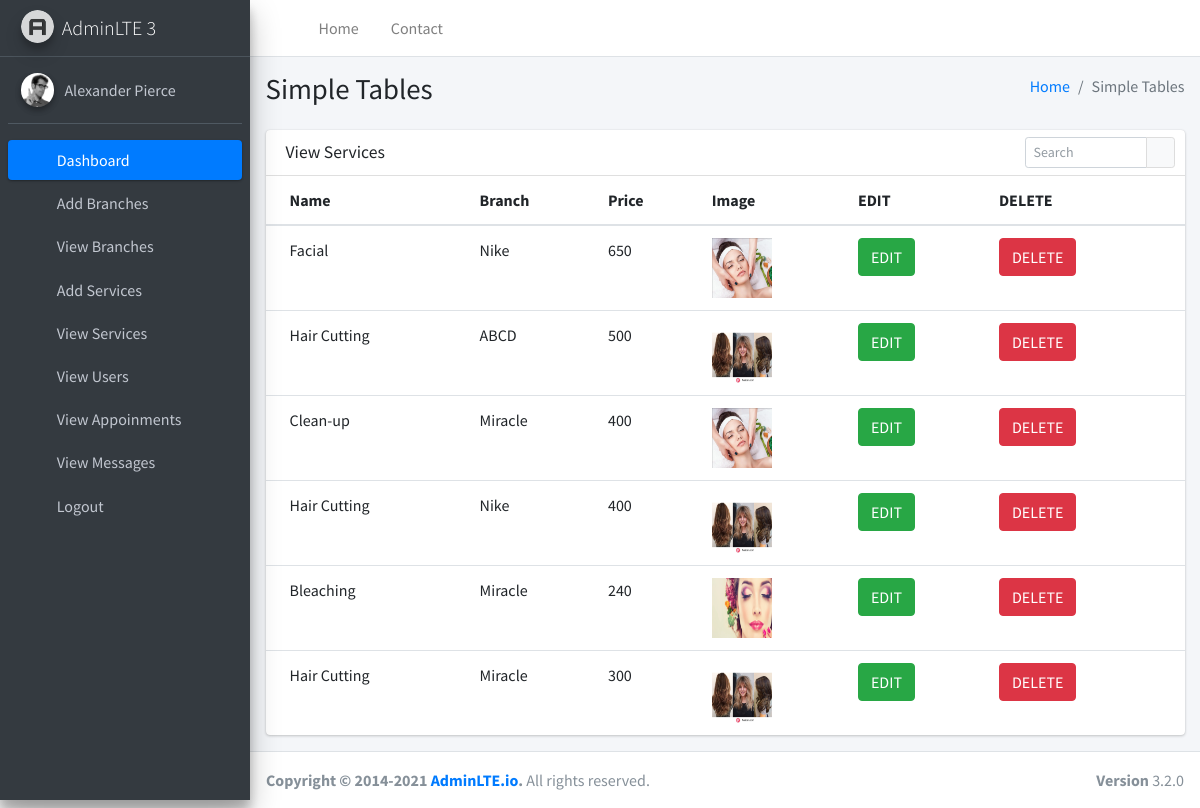
Screenshot of /viewservices/ with the database file from the repository.
### Adminapp/models.py (models this page shows)
class Serverdb(models.Model):
    name = models.CharField(max_length=20)
    branch = models.CharField(max_length=30)
    price = models.IntegerField()
    image = models.ImageField(upload_to = 'Image',default = "null.jpg")

### Adminapp/views.py (the view)
# urls.py: path('viewservices/',views.viewservices,name='viewservices'),
def viewservices(request):
    data = Serverdb.objects.all()
    return render(request,'viewservices.html',{'data':data} )

### Adminapp/templates/viewservices.html (shortened to what this page needs)
{% extends 'adminindex.html' %}
    {% block content %}
    <section class="content-header">
      <div class="container-fluid">
        <div class="row mb-2">
          <div class="col-sm-6">
            <h1>Simple Tables</h1>
          </div>
          <div class="col-sm-6">
            <ol class="breadcrumb float-sm-right">
              <li class="breadcrumb-item"><a href="#">Home</a></li>
              <li class="breadcrumb-item active">Simple Tables</li>
            </ol>
          </div>
        </div>
      </div>
    </section>
    <section class="content">
      <div class="container-fluid">
        <div class="row">
          <div class="col-12">
            <div class="card">
              <div class="card-header">
                <h3 class="card-title">View Services</h3>
                <div class="card-tools">
                  <div class="input-group input-group-sm" style="width: 150px;">
                    <input type="text" name="table_search" class="form-control float-right" placeholder="Search">
                    <div class="input-group-append">
                      <button type="submit" class="btn btn-default">
                        <i class="fas fa-search"></i>
                      </button>
                    </div>
                  </div>
                </div>
              </div>
              <div class="card-body table-responsive p-0">
                <table class="table table-hover text-nowrap">
                  <thead>
                    <tr>
                      <th>Name</th>
                      <th>Branch</th>
                      <th>Price</th>
                      <th>Image</th>
                      <th>EDIT</th>
                      <th>DELETE</th>
                    </tr>
                  </thead>
                  <tbody>
                    {% for i in data %}
                    <tr>
                      <td>{{i.name}}</td>
                      <td>{{i.branch}}</td>
                      <td>{{i.price}}</td>
                      <td><img src = "{{i.image.url}}" style = "width:60px; height:60px "></td>
                      <td><a href="{% url 'serviceedit' did=i.id %}"><button class="btn btn-success">EDIT</button></a></td>
                      <td><a href="{% url 'servicedelete' did=i.id %}"><button class="btn btn-danger">DELETE</button></a></td>
                    </tr>
                    {% endfor %}
                  </tbody>
                </table>
              </div>
            </div>
          </div>
        </div>
      </div>
    </section>
    {% endblock %}

### Adminapp/templates/adminindex.html (shortened to what this page needs)
<!DOCTYPE html>
{% load static %}
<html lang="en">
<head>
  <link rel="stylesheet" href="{% static 'plugins/fontawesome-free/css/all.min.css' %}">
  <link rel="stylesheet" href="{% static 'https://code.ionicframework.com/ionicons/2.0.1/css/ionicons.min.css' %}">
  <link rel="stylesheet" href="{% static 'plugins/tempusdominus-bootstrap-4/css/tempusdominus-bootstrap-4.min.css' %}">
  <link rel="stylesheet" href="{% static 'plugins/icheck-bootstrap/icheck-bootstrap.min.css' %}">
  <link rel="stylesheet" href="{% static 'plugins/jqvmap/jqvmap.min.css' %}">
  <link rel="stylesheet" href="{% static 'dist/css/adminlte.min.css' %}">
  <link rel="stylesheet" href="{% static 'plugins/overlayScrollbars/css/OverlayScrollbars.min.css' %}">
  <link rel="stylesheet" href="{% static 'plugins/daterangepicker/daterangepicker.css' %}">
  <link rel="stylesheet" href="{% static 'plugins/summernote/summernote-bs4.min.css' %}">
</head>
<body class="hold-transition sidebar-mini layout-fixed">
<div class="wrapper">
  <nav class="main-header navbar navbar-expand navbar-white navbar-light">
    <ul class="navbar-nav">
      <li class="nav-item">
        <a class="nav-link" data-widget="pushmenu" href="#" role="button"><i class="fas fa-bars"></i></a>
      </li>
      <li class="nav-item d-none d-sm-inline-block">
        <a href="index3.html" class="nav-link">Home</a>
      </li>
      <li class="nav-item d-none d-sm-inline-block">
        <a href="#" class="nav-link">Contact</a>
      </li>
    </ul>
    <ul class="navbar-nav ml-auto">
      <li class="nav-item dropdown">
        <a class="nav-link" data-toggle="dropdown" href="#">
          <i class="far fa-bell"></i>
        </a>
      </li>
    </ul>
  </nav>
  <aside class="main-sidebar sidebar-dark-primary elevation-4">
    <a href="index3.html" class="brand-link">
      <img src="{% static 'dist/img/AdminLTELogo.png' %}" alt="AdminLTE Logo" class="brand-image img-circle elevation-3" style="opacity: .8">
      <span class="brand-text font-weight-light">AdminLTE 3</span>
    </a>
    <div class="sidebar">
      <div class="user-panel mt-3 pb-3 mb-3 d-flex">
        <div class="image">
          <img src="{% static 'dist/img/user2-160x160.jpg' %}" class="img-circle elevation-2" alt="User Image">
        </div>
        <div class="info">
          <a href="#" class="d-block">Alexander Pierce</a>
        </div>
      </div>
      <nav class="mt-2">
        <ul class="nav nav-pills nav-sidebar flex-column" data-widget="treeview" role="menu" data-accordion="false">
          <li class="nav-item menu-open">
            <a href="#" class="nav-link active">
              <i class="nav-icon fas fa-tachometer-alt"></i>
              <p>
                Dashboard
              </p>
            </a>
          </li>
          <li class="nav-item">
            <a href="{% url 'addbranches' %}" class="nav-link">
              <i class="nav-icon fas fa-th"></i>
              <p>
                Add Branches
              </p>
            </a>
          </li>
          <li class="nav-item">
            <a href="{% url 'viewbranches' %}" class="nav-link">
              <i class="nav-icon fas fa-th"></i>
              <p>
                View Branches
              </p>
            </a>
          </li>
          <li class="nav-item">
            <a href="{% url 'addservices' %}" class="nav-link">
              <i class="nav-icon fas fa-th"></i>
              <p>
                Add Services
              </p>
            </a>
          </li>
          <li class="nav-item">
            <a href="{% url 'viewservices' %}" class="nav-link">
              <i class="nav-icon fas fa-th"></i>
              <p>
                View Services
              </p>
            </a>
          </li>
          <li class="nav-item">
            <a href="{% url 'viewuser' %}" class="nav-link">
              <i class="nav-icon fas fa-th"></i>
              <p>
                View Users
              </p>
            </a>
          </li>
          <li class="nav-item">
            <a href="{% url 'viewappoinments' %}" class="nav-link">
              <i class="nav-icon fas fa-th"></i>
              <p>
                View Appoinments
              </p>
            </a>
          </li>
          <li class="nav-item">
            <a href="{% url 'viewmessages' %}" class="nav-link">
              <i class="nav-icon fas fa-th"></i>
              <p>
                View Messages
              </p>
            </a>
          </li>
          <li class="nav-item">
            <a href="{% url 'adminlogin' %}" class="nav-link">
              <i class="nav-icon fas fa-th"></i>
              <p>
                Logout
              </p>
            </a>
          </li>
        </ul>
      </nav>
    </div>
  </aside>
  <div class="content-wrapper">
    {% block content %}{% endblock %}
  </div>
  <footer class="main-footer">
    <strong>Copyright &copy; 2014-2021 <a href="https://adminlte.io">AdminLTE.io</a>.</strong>
    All rights reserved.
    <div class="float-right d-none d-sm-inline-block">
      <b>Version</b> 3.2.0
    </div>
  </footer>
</div>
</body>
</html>

### rows the page displays
Serverdb: name "Facial", branch "Nike", price "650", image (picture)
Serverdb: name "Hair Cutting", branch "ABCD", price "500", image (picture)
Serverdb: name "Clean-up", branch "Miracle", price "400", image (picture)
Serverdb: name "Hair Cutting", branch "Nike", price "400", image (picture)
Serverdb: name "Bleaching", branch "Miracle", price "240", image (picture)
Serverdb: name "Hair Cutting", branch "Miracle", price "300", image (picture)
